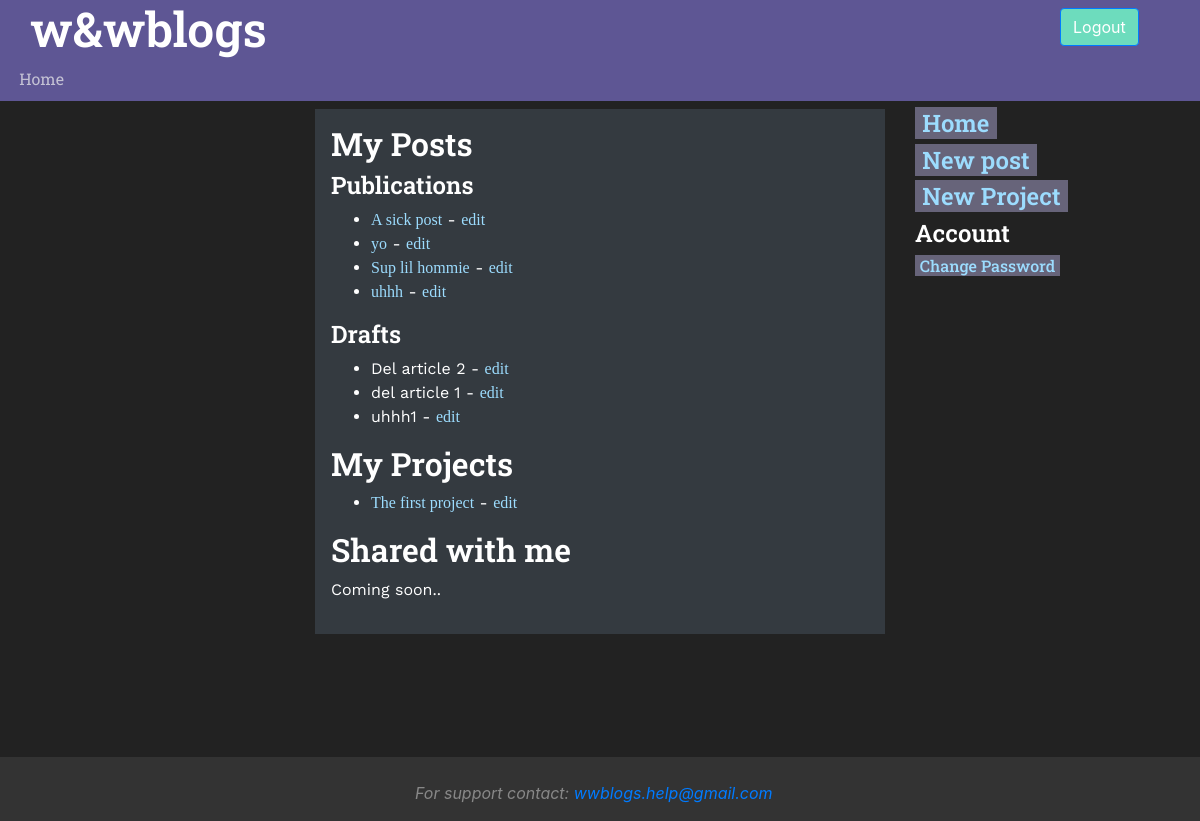
/me/ (signed in), run on the app's committed database.
### wwapp/models.py (models this page shows, shortened)
class Article(models.Model):
    article_id = models.AutoField(primary_key=True)
    article_title = models.CharField(max_length=45)
    pub_date = models.DateTimeField(blank=True, null=True)
    author = models.ForeignKey(User, on_delete=models.PROTECT)
    published = models.BooleanField(default=False)
    creation_date = models.DateTimeField(auto_now_add=True)
    article_parent = models.ForeignKey("Article", on_delete=models.SET_NULL, null=True, blank=True)
    """
    # populate with -  default=timezone.now - from django.utils.timezone.now()
    # edit_date = models.DateField(auto_now=True)
    # can be used instead auto_now_add = True,
    """
    class Meta:
        indexes = [
            models.Index(fields=['article_title']),
            models.Index(fields=['author']),
        ]

class Category(models.Model):
    category_id = models.AutoField(primary_key=True)
    category_name = models.CharField(unique=True, max_length=45)
    category_creator = models.ForeignKey(User, on_delete=models.PROTECT)
    category_description = models.CharField(null=True, max_length=300)
    class CategoryType(models.TextChoices):
        PROJECT = 'PROJECT', _('Project')
        TOPIC = 'TOPIC', _('Topic')
        SUBTOPIC = 'SUBTOPIC', _('SubTopic')
    category_type = models.CharField(max_length=45, choices=CategoryType.choices, default=CategoryType.PROJECT)
    class Meta:
        verbose_name_plural = 'Categories'
        indexes = [
            models.Index(fields=['category_name']),
        ]

### wwapp/views.py (the view)
# urls.py: path('me/', views.manage_own_content, name='manage_own_content'),
@login_required
def manage_own_content(request):
    drafted_articles = ArticleHandler.get_user_drafted_articles(request.user)
    published_articles = ArticleHandler.get_user_published_articles(request.user)
    values = {
        "drafted_articles": drafted_articles,
        "published_articles": published_articles,
        "user": request.user,
        "user_projects": CategoryHandler.get_user_projects(request.user),
    }
    return render(request, 'wwapp/manage_user_content.html', values)

### wwapp/handlers.py (called while the page is built)
    @staticmethod
    def get_user_projects(user: User) -> [Category]:
        try:
            return Category.objects.filter(category_creator_id=user.id,
                                           category_type=Category.CategoryType.PROJECT).order_by('category_name')
        except exceptions.EmptyResultSet:
            return []

    @staticmethod
    def get_user_published_articles(user: User):
        try:
            return Article.objects.filter(author_id=user.id, published=True).order_by('-pub_date')
        except exceptions.EmptyResultSet:
            return None

    @staticmethod
    def get_user_drafted_articles(user: User):
        try:
            return Article.objects.filter(author_id=user.id, published=False).order_by('-creation_date')
        except exceptions.EmptyResultSet:
            return None

### wwapp/templates/wwapp/manage_user_content.html (shortened to what this page needs)
{% extends 'wwapp/base.html' %}
{% block right_nav %}
    {% if request.user.is_authenticated %}
        <h4><a href="{% url 'wwapp:index' %}">Home</a></h4>
        <h4><a href="{% url 'wwapp:new_article' %}">New post</a></h4>
        <h4><a href="{% url 'wwapp:new_project' %}">New Project</a></h4>
        <h4>Account</h4>
        <h6><a href="{% url 'account:change_password' %}">Change Password</a></h6>
    {% endif %}
{% endblock %}
{% block content %}
    {% if request.user.is_authenticated %}
        <h3>My Posts</h3>
    {% endif %}
    <h4>Publications</h4>
    {% if published_articles %}
        <ul title="publications_list">
            {% for article in published_articles %}
                <li>
                    <a href="{% url 'wwapp:open_article' article.article_id %}">{{ article.article_title }}</a>
                     - <a href="{% url 'wwapp:edit_article' article.article_id %}">edit</a>
                </li>
            {% endfor %}
        </ul>
    {% else %}
        <p><i>You have no published posts.<br>Publish one of your drafts or make new post <a href="{% url 'wwapp:new_article' %}">here</a></i></p>
    {% endif %}
    <h4>Drafts</h4>
    {% if drafted_articles %}
        <ul title="drafts_list">
            {% for article in drafted_articles %}
                <li>
                    {{ article.article_title }}
                    - <a href="{% url 'wwapp:edit_article' article.article_id %}">edit</a>
                </li>
            {% endfor %}
        </ul>
    {% else %}
        <p>You have no drafts. Make a new post <a href="{% url 'wwapp:new_article' %}">here</a></p>
    {% endif %}
    <h3>My Projects</h3>
    {% if user_projects %}
        <ul title="drafts_list">
            {% for project in user_projects %}
                <li>
                    <a href="{% url 'wwapp:open_category' project.category_id %}">{{ project.category_name }}</a>
                     - <a href="{% url 'wwapp:edit_category' project.category_id %}">edit</a>
                </li>
            {% endfor %}
        </ul>
    {% else %}
        <p>You have no projects yet. Start a new project <a href="{% url 'wwapp:new_project' %}">here</a></p>
    {% endif %}
    <h3>Shared with me</h3>
    <p>Coming soon..</p>
{% endblock %}

### static/wwapp/css/style.css (style rules this page uses)
body { min-height: 100vh; background: #222222; color: white; font-style: normal; }
html { font-size: 100%; }
h1, h2, h3, h4, h5, h6 { font-family: RobotoSlab, sans-serif; }
h3 { font-size: 2rem; }
h4 { font-size: 1.5rem; }
p { font-size: 1em; }
h3, h4 { font-weight: 600; }
.content a:link { font-weight: 500; color: #9CDCFE; }
.right-nav a:link { background-color: #67647a; padding-left: .3em; padding-right: .3em; color: #9CDCFE; }

### data on the page
Article: article_title "A sick post"
Article: article_title "yo"
Article: article_title "Sup lil hommie"
Article: article_title "uhhh"
Article: article_title "Del article 2"
Article: article_title "del article 1"
Article: article_title "uhhh1"
Category: category_name "The first project"
